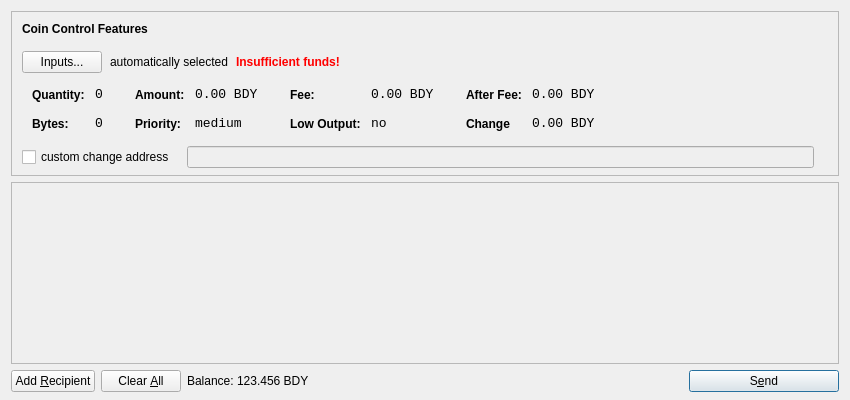
<?xml version="1.0" encoding="UTF-8"?>
<ui version="4.0">
 <class>SendCoinsDialog</class>
 <widget class="QDialog" name="SendCoinsDialog">
  <property name="geometry">
   <rect>
    <x>0</x>
    <y>0</y>
    <width>850</width>
    <height>400</height>
   </rect>
  </property>
  <property name="windowTitle">
   <string>Send Coins</string>
  </property>
  <layout class="QVBoxLayout" name="verticalLayout" stretch="0,1,0">
   <property name="bottomMargin">
    <number>8</number>
   </property>
   <item>
    <widget class="QFrame" name="frameCoinControl">
     <property name="sizePolicy">
      <sizepolicy hsizetype="Expanding" vsizetype="Expanding">
       <horstretch>0</horstretch>
       <verstretch>0</verstretch>
      </sizepolicy>
     </property>
     <property name="maximumSize">
      <size>
       <width>16777215</width>
       <height>16777215</height>
      </size>
     </property>
     <property name="frameShape">
      <enum>QFrame::StyledPanel</enum>
     </property>
     <property name="frameShadow">
      <enum>QFrame::Sunken</enum>
     </property>
     <layout class="QVBoxLayout" name="verticalLayoutCoinControl2">
      <property name="spacing">
       <number>-1</number>
      </property>
      <property name="leftMargin">
       <number>0</number>
      </property>
      <property name="topMargin">
       <number>0</number>
      </property>
      <property name="rightMargin">
       <number>0</number>
      </property>
      <property name="bottomMargin">
       <number>6</number>
      </property>
      <item>
       <layout class="QVBoxLayout" name="verticalLayoutCoinControl" stretch="0,0,0,0,1">
        <property name="spacing">
         <number>0</number>
        </property>
        <property name="leftMargin">
         <number>10</number>
        </property>
        <property name="topMargin">
         <number>10</number>
        </property>
        <item>
         <layout class="QHBoxLayout" name="horizontalLayoutCoinControl1">
          <property name="bottomMargin">
           <number>15</number>
          </property>
          <item>
           <widget class="QLabel" name="labelCoinControlFeatures">
            <property name="sizePolicy">
             <sizepolicy hsizetype="Preferred" vsizetype="Maximum">
              <horstretch>0</horstretch>
              <verstretch>0</verstretch>
             </sizepolicy>
            </property>
            <property name="font">
             <font>
              <weight>75</weight>
              <bold>true</bold>
             </font>
            </property>
            <property name="styleSheet">
             <string notr="true">font-weight:bold;</string>
            </property>
            <property name="text">
             <string>Coin Control Features</string>
            </property>
           </widget>
          </item>
         </layout>
        </item>
        <item>
         <layout class="QHBoxLayout" name="horizontalLayoutCoinControl2" stretch="0,0,0,0">
          <property name="spacing">
           <number>8</number>
          </property>
          <property name="bottomMargin">
           <number>10</number>
          </property>
          <item>
           <widget class="QPushButton" name="pushButtonCoinControl">
            <property name="styleSheet">
             <string notr="true"/>
            </property>
            <property name="text">
             <string>Inputs...</string>
            </property>
           </widget>
          </item>
          <item>
           <widget class="QLabel" name="labelCoinControlAutomaticallySelected">
            <property name="text">
             <string>automatically selected</string>
            </property>
            <property name="margin">
             <number>5</number>
            </property>
           </widget>
          </item>
          <item>
           <widget class="QLabel" name="labelCoinControlInsuffFunds">
            <property name="font">
             <font>
              <weight>75</weight>
              <bold>true</bold>
             </font>
            </property>
            <property name="styleSheet">
             <string notr="true">color:red;font-weight:bold;</string>
            </property>
            <property name="text">
             <string>Insufficient funds!</string>
            </property>
            <property name="margin">
             <number>5</number>
            </property>
           </widget>
          </item>
          <item>
           <spacer name="horizontalSpacerCoinControl">
            <property name="orientation">
             <enum>Qt::Horizontal</enum>
            </property>
            <property name="sizeHint" stdset="0">
             <size>
              <width>40</width>
              <height>1</height>
             </size>
            </property>
           </spacer>
          </item>
         </layout>
        </item>
        <item>
         <widget class="QWidget" name="widgetCoinControl" native="true">
          <property name="sizePolicy">
           <sizepolicy hsizetype="Preferred" vsizetype="Preferred">
            <horstretch>0</horstretch>
            <verstretch>0</verstretch>
           </sizepolicy>
          </property>
          <property name="minimumSize">
           <size>
            <width>0</width>
            <height>0</height>
           </size>
          </property>
          <property name="styleSheet">
           <string notr="true"/>
          </property>
          <layout class="QHBoxLayout" name="horizontalLayoutCoinControl5">
           <property name="margin">
            <number>0</number>
           </property>
           <item>
            <layout class="QHBoxLayout" name="horizontalLayoutCoinControl3" stretch="0,0,0,1">
             <property name="spacing">
              <number>20</number>
             </property>
             <property name="topMargin">
              <number>0</number>
             </property>
             <property name="bottomMargin">
              <number>10</number>
             </property>
             <item>
              <layout class="QFormLayout" name="formLayoutCoinControl1">
               <property name="horizontalSpacing">
                <number>10</number>
               </property>
               <property name="verticalSpacing">
                <number>14</number>
               </property>
               <property name="leftMargin">
                <number>10</number>
               </property>
               <property name="topMargin">
                <number>4</number>
               </property>
               <property name="rightMargin">
                <number>6</number>
               </property>
               <item row="0" column="0">
                <widget class="QLabel" name="labelCoinControlQuantityText">
                 <property name="styleSheet">
                  <string notr="true">font-weight:bold;</string>
                 </property>
                 <property name="text">
                  <string>Quantity:</string>
                 </property>
                 <property name="margin">
                  <number>0</number>
                 </property>
                </widget>
               </item>
               <item row="0" column="1">
                <widget class="QLabel" name="labelCoinControlQuantity">
                 <property name="font">
                  <font>
                   <family>Monospace</family>
                   <pointsize>10</pointsize>
                  </font>
                 </property>
                 <property name="cursor">
                  <cursorShape>IBeamCursor</cursorShape>
                 </property>
                 <property name="contextMenuPolicy">
                  <enum>Qt::ActionsContextMenu</enum>
                 </property>
                 <property name="text">
                  <string>0</string>
                 </property>
                 <property name="margin">
                  <number>0</number>
                 </property>
                 <property name="textInteractionFlags">
                  <set>Qt::LinksAccessibleByMouse|Qt::TextSelectableByKeyboard|Qt::TextSelectableByMouse</set>
                 </property>
                </widget>
               </item>
               <item row="1" column="0">
                <widget class="QLabel" name="labelCoinControlBytesText">
                 <property name="styleSheet">
                  <string notr="true">font-weight:bold;</string>
                 </property>
                 <property name="text">
                  <string>Bytes:</string>
                 </property>
                </widget>
               </item>
               <item row="1" column="1">
                <widget class="QLabel" name="labelCoinControlBytes">
                 <property name="font">
                  <font>
                   <family>Monospace</family>
                   <pointsize>10</pointsize>
                  </font>
                 </property>
                 <property name="cursor">
                  <cursorShape>IBeamCursor</cursorShape>
                 </property>
                 <property name="contextMenuPolicy">
                  <enum>Qt::ActionsContextMenu</enum>
                 </property>
                 <property name="text">
                  <string>0</string>
                 </property>
                 <property name="textInteractionFlags">
                  <set>Qt::LinksAccessibleByMouse|Qt::TextSelectableByKeyboard|Qt::TextSelectableByMouse</set>
                 </property>
                </widget>
               </item>
              </layout>
             </item>
             <item>
              <layout class="QFormLayout" name="formLayoutCoinControl2">
               <property name="horizontalSpacing">
                <number>10</number>
               </property>
               <property name="verticalSpacing">
                <number>14</number>
               </property>
               <property name="leftMargin">
                <number>6</number>
               </property>
               <property name="topMargin">
                <number>4</number>
               </property>
               <property name="rightMargin">
                <number>6</number>
               </property>
               <item row="0" column="0">
                <widget class="QLabel" name="labelCoinControlAmountText">
                 <property name="styleSheet">
                  <string notr="true">font-weight:bold;</string>
                 </property>
                 <property name="text">
                  <string>Amount:</string>
                 </property>
                 <property name="margin">
                  <number>0</number>
                 </property>
                </widget>
               </item>
               <item row="0" column="1">
                <widget class="QLabel" name="labelCoinControlAmount">
                 <property name="font">
                  <font>
                   <family>Monospace</family>
                   <pointsize>10</pointsize>
                  </font>
                 </property>
                 <property name="cursor">
                  <cursorShape>IBeamCursor</cursorShape>
                 </property>
                 <property name="contextMenuPolicy">
                  <enum>Qt::ActionsContextMenu</enum>
                 </property>
                 <property name="text">
                  <string>0.00 BDY</string>
                 </property>
                 <property name="textInteractionFlags">
                  <set>Qt::LinksAccessibleByMouse|Qt::TextSelectableByKeyboard|Qt::TextSelectableByMouse</set>
                 </property>
                </widget>
               </item>
               <item row="1" column="0">
                <widget class="QLabel" name="labelCoinControlPriorityText">
                 <property name="styleSheet">
                  <string notr="true">font-weight:bold;</string>
                 </property>
                 <property name="text">
                  <string>Priority:</string>
                 </property>
                </widget>
               </item>
               <item row="1" column="1">
                <widget class="QLabel" name="labelCoinControlPriority">
                 <property name="font">
                  <font>
                   <family>Monospace</family>
                   <pointsize>10</pointsize>
                  </font>
                 </property>
                 <property name="cursor">
                  <cursorShape>IBeamCursor</cursorShape>
                 </property>
                 <property name="contextMenuPolicy">
                  <enum>Qt::ActionsContextMenu</enum>
                 </property>
                 <property name="text">
                  <string>medium</string>
                 </property>
                 <property name="textInteractionFlags">
                  <set>Qt::LinksAccessibleByMouse|Qt::TextSelectableByKeyboard|Qt::TextSelectableByMouse</set>
                 </property>
                </widget>
               </item>
              </layout>
             </item>
             <item>
              <layout class="QFormLayout" name="formLayoutCoinControl3">
               <property name="horizontalSpacing">
                <number>10</number>
               </property>
               <property name="verticalSpacing">
                <number>14</number>
               </property>
               <property name="leftMargin">
                <number>6</number>
               </property>
               <property name="topMargin">
                <number>4</number>
               </property>
               <property name="rightMargin">
                <number>6</number>
               </property>
               <item row="0" column="0">
                <widget class="QLabel" name="labelCoinControlFeeText">
                 <property name="styleSheet">
                  <string notr="true">font-weight:bold;</string>
                 </property>
                 <property name="text">
                  <string>Fee:</string>
                 </property>
                 <property name="margin">
                  <number>0</number>
                 </property>
                </widget>
               </item>
               <item row="0" column="1">
                <widget class="QLabel" name="labelCoinControlFee">
                 <property name="font">
                  <font>
                   <family>Monospace</family>
                   <pointsize>10</pointsize>
                  </font>
                 </property>
                 <property name="cursor">
                  <cursorShape>IBeamCursor</cursorShape>
                 </property>
                 <property name="contextMenuPolicy">
                  <enum>Qt::ActionsContextMenu</enum>
                 </property>
                 <property name="text">
                  <string>0.00 BDY</string>
                 </property>
                 <property name="textInteractionFlags">
                  <set>Qt::LinksAccessibleByMouse|Qt::TextSelectableByKeyboard|Qt::TextSelectableByMouse</set>
                 </property>
                </widget>
               </item>
               <item row="1" column="0">
                <widget class="QLabel" name="labelCoinControlLowOutputText">
                 <property name="styleSheet">
                  <string notr="true">font-weight:bold;</string>
                 </property>
                 <property name="text">
                  <string>Low Output:</string>
                 </property>
                </widget>
               </item>
               <item row="1" column="1">
                <widget class="QLabel" name="labelCoinControlLowOutput">
                 <property name="font">
                  <font>
                   <family>Monospace</family>
                   <pointsize>10</pointsize>
                  </font>
                 </property>
                 <property name="cursor">
                  <cursorShape>IBeamCursor</cursorShape>
                 </property>
                 <property name="contextMenuPolicy">
                  <enum>Qt::ActionsContextMenu</enum>
                 </property>
                 <property name="text">
                  <string>no</string>
                 </property>
                 <property name="textInteractionFlags">
                  <set>Qt::LinksAccessibleByMouse|Qt::TextSelectableByKeyboard|Qt::TextSelectableByMouse</set>
                 </property>
                </widget>
               </item>
              </layout>
             </item>
             <item>
              <layout class="QFormLayout" name="formLayoutCoinControl4">
               <property name="horizontalSpacing">
                <number>10</number>
               </property>
               <property name="verticalSpacing">
                <number>14</number>
               </property>
               <property name="leftMargin">
                <number>6</number>
               </property>
               <property name="topMargin">
                <number>4</number>
               </property>
               <property name="rightMargin">
                <number>6</number>
               </property>
               <item row="0" column="0">
                <widget class="QLabel" name="labelCoinControlAfterFeeText">
                 <property name="styleSheet">
                  <string notr="true">font-weight:bold;</string>
                 </property>
                 <property name="text">
                  <string>After Fee:</string>
                 </property>
                 <property name="margin">
                  <number>0</number>
                 </property>
                </widget>
               </item>
               <item row="0" column="1">
                <widget class="QLabel" name="labelCoinControlAfterFee">
                 <property name="font">
                  <font>
                   <family>Monospace</family>
                   <pointsize>10</pointsize>
                  </font>
                 </property>
                 <property name="cursor">
                  <cursorShape>IBeamCursor</cursorShape>
                 </property>
                 <property name="contextMenuPolicy">
                  <enum>Qt::ActionsContextMenu</enum>
                 </property>
                 <property name="text">
                  <string>0.00 BDY</string>
                 </property>
                 <property name="textInteractionFlags">
                  <set>Qt::LinksAccessibleByMouse|Qt::TextSelectableByKeyboard|Qt::TextSelectableByMouse</set>
                 </property>
                </widget>
               </item>
               <item row="1" column="0">
                <widget class="QLabel" name="labelCoinControlChangeText">
                 <property name="styleSheet">
                  <string notr="true">font-weight:bold;</string>
                 </property>
                 <property name="text">
                  <string>Change</string>
                 </property>
                </widget>
               </item>
               <item row="1" column="1">
                <widget class="QLabel" name="labelCoinControlChange">
                 <property name="font">
                  <font>
                   <family>Monospace</family>
                   <pointsize>10</pointsize>
                  </font>
                 </property>
                 <property name="cursor">
                  <cursorShape>IBeamCursor</cursorShape>
                 </property>
                 <property name="contextMenuPolicy">
                  <enum>Qt::ActionsContextMenu</enum>
                 </property>
                 <property name="text">
                  <string>0.00 BDY</string>
                 </property>
                 <property name="textInteractionFlags">
                  <set>Qt::LinksAccessibleByMouse|Qt::TextSelectableByKeyboard|Qt::TextSelectableByMouse</set>
                 </property>
                </widget>
               </item>
              </layout>
             </item>
            </layout>
           </item>
          </layout>
         </widget>
        </item>
        <item>
         <layout class="QHBoxLayout" name="horizontalLayoutCoinControl4" stretch="0,0,0">
          <property name="spacing">
           <number>12</number>
          </property>
          <property name="sizeConstraint">
           <enum>QLayout::SetDefaultConstraint</enum>
          </property>
          <property name="topMargin">
           <number>5</number>
          </property>
          <property name="rightMargin">
           <number>5</number>
          </property>
          <item>
           <widget class="QCheckBox" name="checkBoxCoinControlChange">
            <property name="text">
             <string>custom change address</string>
            </property>
           </widget>
          </item>
          <item>
           <widget class="QLineEdit" name="lineEditCoinControlChange">
            <property name="enabled">
             <bool>false</bool>
            </property>
            <property name="sizePolicy">
             <sizepolicy hsizetype="Expanding" vsizetype="Fixed">
              <horstretch>0</horstretch>
              <verstretch>0</verstretch>
             </sizepolicy>
            </property>
           </widget>
          </item>
          <item>
           <widget class="QLabel" name="labelCoinControlChangeLabel">
            <property name="sizePolicy">
             <sizepolicy hsizetype="Preferred" vsizetype="Expanding">
              <horstretch>0</horstretch>
              <verstretch>0</verstretch>
             </sizepolicy>
            </property>
            <property name="minimumSize">
             <size>
              <width>0</width>
              <height>0</height>
             </size>
            </property>
            <property name="text">
             <string/>
            </property>
            <property name="margin">
             <number>3</number>
            </property>
           </widget>
          </item>
         </layout>
        </item>
        <item>
         <spacer name="verticalSpacerCoinControl">
          <property name="orientation">
           <enum>Qt::Vertical</enum>
          </property>
          <property name="sizeHint" stdset="0">
           <size>
            <width>800</width>
            <height>1</height>
           </size>
          </property>
         </spacer>
        </item>
       </layout>
      </item>
     </layout>
    </widget>
   </item>
   <item>
    <widget class="QScrollArea" name="scrollArea">
     <property name="widgetResizable">
      <bool>true</bool>
     </property>
     <widget class="QWidget" name="scrollAreaWidgetContents">
      <property name="geometry">
       <rect>
        <x>0</x>
        <y>0</y>
        <width>830</width>
        <height>165</height>
       </rect>
      </property>
      <layout class="QVBoxLayout" name="verticalLayout_2">
       <property name="margin">
        <number>0</number>
       </property>
       <item>
        <layout class="QVBoxLayout" name="entries">
         <property name="spacing">
          <number>6</number>
         </property>
        </layout>
       </item>
       <item>
        <spacer name="verticalSpacer">
         <property name="orientation">
          <enum>Qt::Vertical</enum>
         </property>
         <property name="sizeHint" stdset="0">
          <size>
           <width>20</width>
           <height>40</height>
          </size>
         </property>
        </spacer>
       </item>
      </layout>
     </widget>
    </widget>
   </item>
   <item>
    <layout class="QHBoxLayout" name="horizontalLayout">
     <item>
      <widget class="QPushButton" name="addButton">
       <property name="toolTip">
        <string>Send to multiple recipients at once</string>
       </property>
       <property name="text">
        <string>Add &amp;Recipient</string>
       </property>
       <property name="icon">
        <iconset resource="../bitcoin.qrc">
         <normaloff>:/icons/add</normaloff>:/icons/add</iconset>
       </property>
       <property name="autoDefault">
        <bool>false</bool>
       </property>
      </widget>
     </item>
     <item>
      <widget class="QPushButton" name="clearButton">
       <property name="sizePolicy">
        <sizepolicy hsizetype="Minimum" vsizetype="Fixed">
         <horstretch>0</horstretch>
         <verstretch>0</verstretch>
        </sizepolicy>
       </property>
       <property name="toolTip">
        <string>Remove all transaction fields</string>
       </property>
       <property name="text">
        <string>Clear &amp;All</string>
       </property>
       <property name="icon">
        <iconset resource="../bitcoin.qrc">
         <normaloff>:/icons/remove</normaloff>:/icons/remove</iconset>
       </property>
       <property name="autoRepeatDelay">
        <number>300</number>
       </property>
       <property name="autoDefault">
        <bool>false</bool>
       </property>
      </widget>
     </item>
     <item>
      <layout class="QHBoxLayout" name="horizontalLayout_2">
       <property name="spacing">
        <number>3</number>
       </property>
       <item>
        <widget class="QLabel" name="label">
         <property name="sizePolicy">
          <sizepolicy hsizetype="Preferred" vsizetype="Fixed">
           <horstretch>0</horstretch>
           <verstretch>0</verstretch>
          </sizepolicy>
         </property>
         <property name="text">
          <string>Balance:</string>
         </property>
        </widget>
       </item>
       <item>
        <widget class="QLabel" name="labelBalance">
         <property name="sizePolicy">
          <sizepolicy hsizetype="Preferred" vsizetype="Fixed">
           <horstretch>0</horstretch>
           <verstretch>0</verstretch>
          </sizepolicy>
         </property>
         <property name="cursor">
          <cursorShape>IBeamCursor</cursorShape>
         </property>
         <property name="text">
          <string>123.456 BDY</string>
         </property>
         <property name="textInteractionFlags">
          <set>Qt::LinksAccessibleByMouse|Qt::TextSelectableByKeyboard|Qt::TextSelectableByMouse</set>
         </property>
        </widget>
       </item>
      </layout>
     </item>
     <item>
      <spacer name="horizontalSpacer">
       <property name="orientation">
        <enum>Qt::Horizontal</enum>
       </property>
       <property name="sizeHint" stdset="0">
        <size>
         <width>40</width>
         <height>20</height>
        </size>
       </property>
      </spacer>
     </item>
     <item>
      <widget class="QPushButton" name="sendButton">
       <property name="minimumSize">
        <size>
         <width>150</width>
         <height>0</height>
        </size>
       </property>
       <property name="toolTip">
        <string>Confirm the send action</string>
       </property>
       <property name="text">
        <string>S&amp;end</string>
       </property>
       <property name="icon">
        <iconset resource="../bitcoin.qrc">
         <normaloff>:/icons/send</normaloff>:/icons/send</iconset>
       </property>
       <property name="default">
        <bool>true</bool>
       </property>
      </widget>
     </item>
    </layout>
   </item>
  </layout>
 </widget>
 <resources>
  <include location="../bitcoin.qrc"/>
 </resources>
 <connections/>
</ui>
